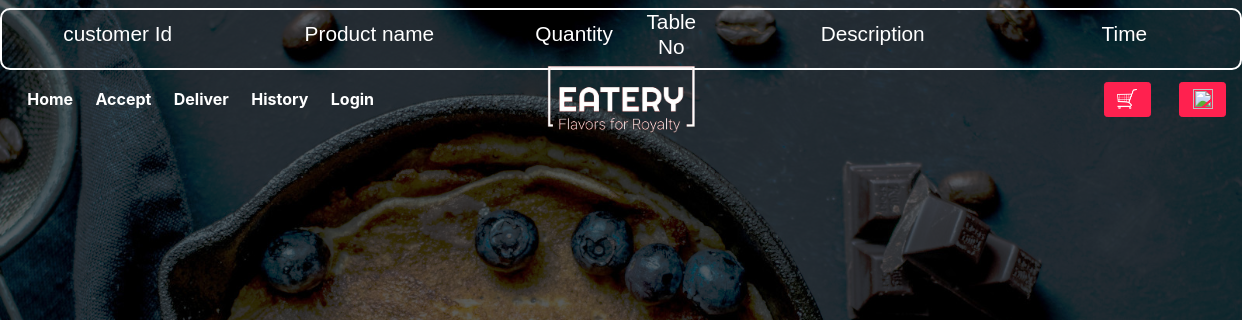
The app's page /assets/php/history.php (signed in), older data.
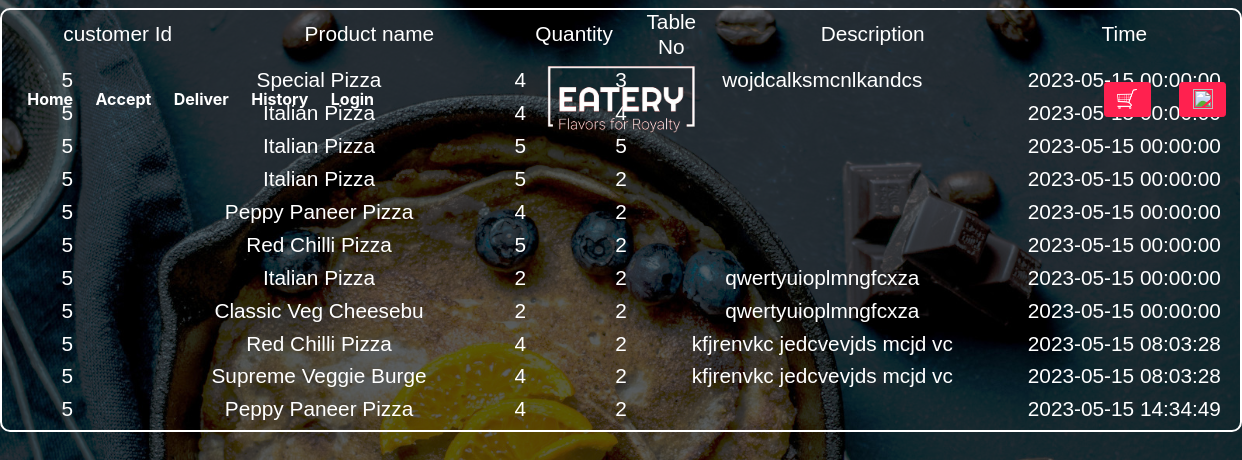
The same page, newer data.
### tables this page shows
CREATE TABLE `orders` (
  `order_id` int(4) NOT NULL,
  `customer_id` int(4) NOT NULL,
  `product_id` int(6) NOT NULL,
  `qty` int(2) NOT NULL,
  `order_desc` varchar(100) NOT NULL,
  `table_no` int(3) NOT NULL,
  `oreder_time` datetime NOT NULL DEFAULT current_timestamp(),
  `status` varchar(10) NOT NULL
);

CREATE TABLE `products` (
  `product_id` int(4) NOT NULL,
  `product_no` int(3) NOT NULL,
  `product_name` varchar(20) NOT NULL,
  `product_price` int(5) NOT NULL,
  `product_type` varchar(15) NOT NULL,
  `product_qty` int(5) NOT NULL,
  `product_desc` varchar(100) NOT NULL,
  `product_img` text NOT NULL
);

### assets/php/history.php (the view, shortened to what this page needs)
<html>
<head>
  <link rel="stylesheet" href="../vendors/themify-icons/css/themify-icons.css">
  <link rel="stylesheet" href="../vendors/animate/animate.css">
  <link rel="stylesheet" href="../css/foodhut.css">
  <link rel="stylesheet" href="../css/cart.css">
</head>
<body>
<nav class="custom-navbar navbar navbar-expand-lg navbar-dark fixed-top" data-spy="affix" data-offset-top="10">
        <div class="collapse navbar-collapse" id="navbarSupportedContent">
      <ul class="navbar-nav">
        <li class="nav-item">
          <input type="button" value="Home"  class="nav-link te"  href="" onclick="home(this.name)" name="index.php#Home">
        </li>
        <li class="nav-item">
        <input type="button" value="Accept"  class="nav-link te"  href="" onclick="home(this.name)" name="admin.php">
        </li>
        <li class="nav-item">
        <input type="button" value="Deliver"  class="nav-link te"  href="" onclick="home(this.name)" name="admin_ord.php">
        </li>
        <li class="nav-item">
        <input type="button" value="History"  class="nav-link te"  href="" onclick="home(this.name)" name="admin_history.php">
        </li>
        <li class="nav-item">
          <a class="nav-link" href="<?php if(isset($_SESSION['login'])){echo'assets/php/logout.php';}else{echo 'login.php';} ?>"><?php if(isset($_SESSION['login'])){echo'Log-out';}else{echo 'Login';} ?></a>
        </li>
      </ul>
      <a class="navbar-brand m-auto" href="#">
      <img src="assets/imgs/logo3.png" class="brand-img" alt="" onclick="home(this.name)" name="index.php#Home">
      </a>
      <ul class="navbar-nav">
        <li class="nav-item cart-btn">
          <a href="cart.php" class="btn btn-primary ml-xl-4 cart-btn"><img src="assets/imgs/cart.png" id="cart" alt=""
              srcset=""></a>
          <a href="<?php if(isset($_SESSION['login'])){echo'assets/php/profile.php';}else{echo'assets/php/error.php';} ?>" class="btn btn-primary ml-xl-4 cart-btn"><img src="assets/imgs/user.png" id="cart" alt=""></a>
        </li>
      </ul>
    </div>
    </nav>
<?php
include 'config.php';
 ?>
<header class="container-fluid">
    <div class="row" id="cart-container">
      <div class="col-sm-6 col-md-12 col-xs-12 my-2 cart-main cart-middle">
                <div class="container-fluid text-c" id="cart-head">
                  <div class="row d-flex cart-head">
                      <div class="col-2">
                          <h5>customer Id</h5>
                      </div>
                      <div class="col-3">
                          <h5>Product name</h5>
                      </div>
                      <div class="col-1">
                          <h5>Quantity</h5>
                      </div>
                      <div class="col-1">
                          <h5>Table No</h5>
                      </div>
                      <div class="col-3">
                          <h5>Description</h5>
                      </div>
                      <div class="col-2">
                          <h5>Time</h5>
                      </div>
                  </div>
                </div>
              <div class="container-fluid text-c" id="cart-head">
              <?php
                  $cid = $_SESSION['id'];
                  $qr = "select * from orders where status = 'done' && customer_id = $cid";
                  $res = mysqli_query($conn,$qr);
                  while($orders = mysqli_fetch_assoc($res)) {
                      $id = $orders['product_id'];
                      $qr1 = "select product_name from products where product_id = $id";
                      $nam = mysqli_query($conn,$qr1);
                      $name = mysqli_fetch_array($nam);
                      ?>
                      <div class="row d-flex cart-head">
                      <div class="col-2">
                          <h5><?php echo $orders['customer_id']; ?></h5>
                      </div>
                      <div class="col-3">
                          <h5><?php echo $name['product_name']; ?></h5>
                      </div>
                      <div class="col-1">
                          <h5><?php echo $orders['qty']; ?></h5>
                      </div>
                      <div class="col-1">
                          <h5><?php echo $orders['table_no']; ?></h5>
                      </div>
                      <div class="col-3">
                          <h5><?php echo $orders['order_desc']; ?></h5>
                      </div>
                      <div class="col-3">
                          <h5><?php echo $orders['oreder_time']; ?></h5>
                      </div>
                </div>
                <?php } ?>
                  </div>
                </div>
      </div>
</header>
</body>
</html>

### assets/css/cart.css (style rules this page uses)
body { background-blend-mode: darken; background: rgba(33, 37, 41, 0.75) url('../imgs/main.jpg') repeat; background-size: cover; color: white; }
input { background: transparent; color: white; border: 1px solid white; }
a { color: white; }
.cart-head { flex-wrap: nowrap; align-items: center; text-align: center; justify-content: center; }
.cart-main { border: 2px solid white; border-radius: 10px; }
.text-c { text-align: center; }

### assets/php/history.php (style rules this page uses)
.te { background: transparent; border: none; }

Row changes from the older to the newer data that the page shows:
added orders: customer "5", product.product_name "Special Pizza", order_desc "wojdcalksmcnlkandcs", oreder_time "2023-05-15 00:00:00"
added orders: customer "5", product.product_name "Italian Pizza", oreder_time "2023-05-15…"
added orders: customer "5", product.product_name "Italian Pizza", oreder_time "2023-05-15 00:00:00"
added orders: customer "5", product.product_name "Italian Pizza", qty "5", table_no "2", oreder_time "2023-05-15 00:00:00"
added orders: customer "5", product.product_name "Peppy Paneer Pizza", qty "4", table_no "2", oreder_time "2023-05-15 00:00:00"
added orders: customer "5", product.product_name "Red Chilli Pizza", qty "5", table_no "2", oreder_time "2023-05-15 00:00:00"
added orders: customer "5", product.product_name "Italian Pizza", qty "2", table_no "2", order_desc "qwertyuioplmngfcxza", oreder_time "2023-05-15 00:00:00"
added orders: customer "5", product.product_name "Classic Veg Cheesebu", qty "2", table_no "2", order_desc "qwertyuioplmngfcxza", oreder_time "2023-05-15 00:00:00"
added orders: customer "5", product.product_name "Red Chilli Pizza", qty "4", table_no "2", order_desc "kfjrenvkc jedcvevjds mcjd vc", oreder_time "2023-05-15 08:03:28"
added orders: customer "5", product.product_name "Supreme Veggie Burge", qty "4", table_no "2", order_desc "kfjrenvkc jedcvevjds mcjd vc", oreder_time "2023-05-15 08:03:28"
added orders: customer "5", product.product_name "Peppy Paneer Pizza", qty "4", table_no "2", oreder_time "2023-05-15 14:34:49"
